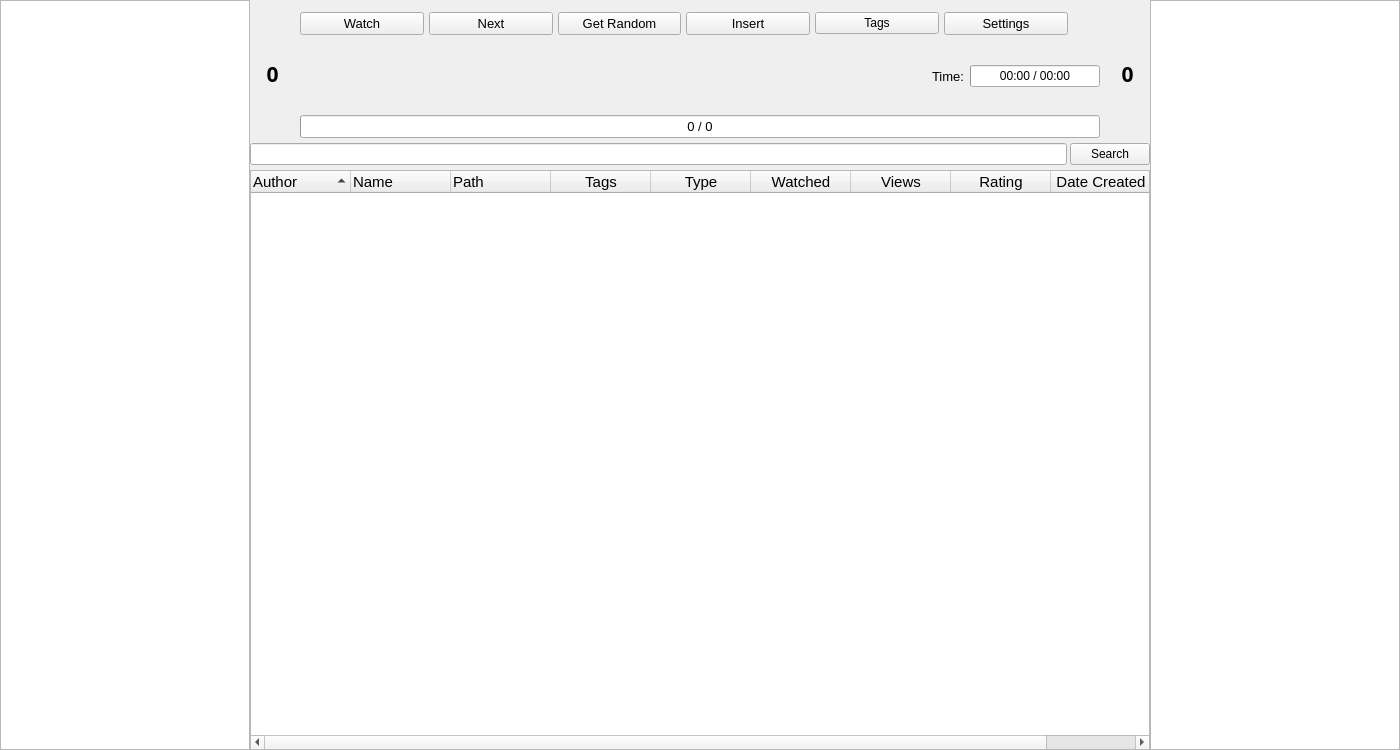
<?xml version="1.0" encoding="UTF-8"?>
<ui version="4.0">
 <class>MainWindow</class>
 <widget class="QMainWindow" name="MainWindow">
  <property name="geometry">
   <rect>
    <x>0</x>
    <y>0</y>
    <width>1400</width>
    <height>750</height>
   </rect>
  </property>
  <property name="sizePolicy">
   <sizepolicy hsizetype="Preferred" vsizetype="Preferred">
    <horstretch>0</horstretch>
    <verstretch>0</verstretch>
   </sizepolicy>
  </property>
  <property name="windowTitle">
   <string>MainWindow</string>
  </property>
  <widget class="QWidget" name="centralwidget">
   <property name="autoFillBackground">
    <bool>false</bool>
   </property>
   <layout class="QHBoxLayout" name="horizontalLayout">
    <property name="leftMargin">
     <number>0</number>
    </property>
    <property name="topMargin">
     <number>0</number>
    </property>
    <property name="rightMargin">
     <number>0</number>
    </property>
    <property name="bottomMargin">
     <number>0</number>
    </property>
    <item>
     <layout class="QHBoxLayout" name="MainContainer" stretch="0,1,0">
      <property name="spacing">
       <number>0</number>
      </property>
      <item>
       <widget class="customGraphicsView" name="leftImg">
        <property name="sizePolicy">
         <sizepolicy hsizetype="Preferred" vsizetype="Preferred">
          <horstretch>0</horstretch>
          <verstretch>0</verstretch>
         </sizepolicy>
        </property>
        <property name="minimumSize">
         <size>
          <width>250</width>
          <height>0</height>
         </size>
        </property>
        <property name="maximumSize">
         <size>
          <width>250</width>
          <height>16777215</height>
         </size>
        </property>
        <property name="baseSize">
         <size>
          <width>250</width>
          <height>0</height>
         </size>
        </property>
       </widget>
      </item>
      <item>
       <widget class="QWidget" name="CenterContainer" native="true">
        <property name="sizePolicy">
         <sizepolicy hsizetype="MinimumExpanding" vsizetype="MinimumExpanding">
          <horstretch>0</horstretch>
          <verstretch>0</verstretch>
         </sizepolicy>
        </property>
        <layout class="QVBoxLayout" name="verticalLayout_2" stretch="0,1">
         <property name="spacing">
          <number>0</number>
         </property>
         <property name="leftMargin">
          <number>0</number>
         </property>
         <property name="topMargin">
          <number>0</number>
         </property>
         <property name="rightMargin">
          <number>0</number>
         </property>
         <property name="bottomMargin">
          <number>0</number>
         </property>
         <item>
          <layout class="QVBoxLayout" name="ContainerTop" stretch="0,0">
           <property name="spacing">
            <number>5</number>
           </property>
           <property name="topMargin">
            <number>10</number>
           </property>
           <property name="bottomMargin">
            <number>5</number>
           </property>
           <item>
            <layout class="QHBoxLayout" name="MainContainerTop">
             <property name="spacing">
              <number>5</number>
             </property>
             <item>
              <widget class="ProgressBarQLabel" name="totalListLabel">
               <property name="minimumSize">
                <size>
                 <width>45</width>
                 <height>0</height>
                </size>
               </property>
               <property name="font">
                <font>
                 <family>Euphorigenic</family>
                 <pointsize>16</pointsize>
                 <bold>true</bold>
                </font>
               </property>
               <property name="text">
                <string>0</string>
               </property>
               <property name="alignment">
                <set>Qt::AlignmentFlag::AlignCenter</set>
               </property>
              </widget>
             </item>
             <item>
              <layout class="QVBoxLayout" name="MainContainterTopCenter" stretch="0,0,0">
               <property name="spacing">
                <number>5</number>
               </property>
               <item>
                <widget class="QWidget" name="MenuButtons" native="true">
                 <layout class="QHBoxLayout" name="horizontalLayout_4">
                  <property name="spacing">
                   <number>5</number>
                  </property>
                  <property name="leftMargin">
                   <number>0</number>
                  </property>
                  <property name="topMargin">
                   <number>0</number>
                  </property>
                  <property name="rightMargin">
                   <number>0</number>
                  </property>
                  <property name="bottomMargin">
                   <number>0</number>
                  </property>
                  <item>
                   <widget class="QPushButton" name="watch_button">
                    <property name="font">
                     <font>
                      <pointsize>10</pointsize>
                     </font>
                    </property>
                    <property name="text">
                     <string>Watch</string>
                    </property>
                   </widget>
                  </item>
                  <item>
                   <widget class="QCustomButton" name="next_button">
                    <property name="font">
                     <font>
                      <pointsize>10</pointsize>
                     </font>
                    </property>
                    <property name="text">
                     <string>Next</string>
                    </property>
                   </widget>
                  </item>
                  <item>
                   <widget class="QCustomButton" name="random_button">
                    <property name="font">
                     <font>
                      <pointsize>10</pointsize>
                     </font>
                    </property>
                    <property name="text">
                     <string>Get Random</string>
                    </property>
                   </widget>
                  </item>
                  <item>
                   <widget class="QPushButton" name="insert_button">
                    <property name="font">
                     <font>
                      <pointsize>10</pointsize>
                     </font>
                    </property>
                    <property name="text">
                     <string>Insert</string>
                    </property>
                   </widget>
                  </item>
                  <item>
                   <widget class="QPushButton" name="tags_button">
                    <property name="text">
                     <string>Tags</string>
                    </property>
                   </widget>
                  </item>
                  <item>
                   <widget class="QCustomButton" name="settings_button">
                    <property name="font">
                     <font>
                      <pointsize>10</pointsize>
                     </font>
                    </property>
                    <property name="text">
                     <string>Settings</string>
                    </property>
                   </widget>
                  </item>
                  <item>
                   <widget class="shokoButton" name="shoko_button">
                    <property name="styleSheet">
                     <string notr="true">padding: 0; border: 0; margin:0;</string>
                    </property>
                    <property name="text">
                     <string/>
                    </property>
                    <property name="icon">
                     <iconset resource="../../../MediaManager.qrc">
                      <normaloff>:/shoko/resources/shoko_icon.png</normaloff>:/shoko/resources/shoko_icon.png</iconset>
                    </property>
                    <property name="iconSize">
                     <size>
                      <width>24</width>
                      <height>24</height>
                     </size>
                    </property>
                    <property name="autoRaise">
                     <bool>false</bool>
                    </property>
                   </widget>
                  </item>
                 </layout>
                </widget>
               </item>
               <item>
                <layout class="QHBoxLayout" name="horizontalLayout_2" stretch="1,0">
                 <property name="spacing">
                  <number>14</number>
                 </property>
                 <item>
                  <widget class="QScrollArea" name="currentVideoScrollArea">
                   <property name="sizePolicy">
                    <sizepolicy hsizetype="Preferred" vsizetype="Preferred">
                     <horstretch>0</horstretch>
                     <verstretch>0</verstretch>
                    </sizepolicy>
                   </property>
                   <property name="focusPolicy">
                    <enum>Qt::FocusPolicy::WheelFocus</enum>
                   </property>
                   <property name="frameShape">
                    <enum>QFrame::Shape::NoFrame</enum>
                   </property>
                   <property name="frameShadow">
                    <enum>QFrame::Shadow::Plain</enum>
                   </property>
                   <property name="lineWidth">
                    <number>0</number>
                   </property>
                   <property name="verticalScrollBarPolicy">
                    <enum>Qt::ScrollBarPolicy::ScrollBarAlwaysOff</enum>
                   </property>
                   <property name="horizontalScrollBarPolicy">
                    <enum>Qt::ScrollBarPolicy::ScrollBarAlwaysOff</enum>
                   </property>
                   <property name="widgetResizable">
                    <bool>true</bool>
                   </property>
                   <widget class="QWidget" name="scrollAreaWidgetContents">
                    <property name="enabled">
                     <bool>true</bool>
                    </property>
                    <property name="geometry">
                     <rect>
                      <x>0</x>
                      <y>0</y>
                      <width>597</width>
                      <height>68</height>
                     </rect>
                    </property>
                    <property name="sizePolicy">
                     <sizepolicy hsizetype="Preferred" vsizetype="Preferred">
                      <horstretch>0</horstretch>
                      <verstretch>0</verstretch>
                     </sizepolicy>
                    </property>
                    <property name="focusPolicy">
                     <enum>Qt::FocusPolicy::WheelFocus</enum>
                    </property>
                    <layout class="QVBoxLayout" name="verticalLayout">
                     <property name="spacing">
                      <number>0</number>
                     </property>
                     <property name="leftMargin">
                      <number>0</number>
                     </property>
                     <property name="topMargin">
                      <number>0</number>
                     </property>
                     <property name="rightMargin">
                      <number>0</number>
                     </property>
                     <property name="bottomMargin">
                      <number>0</number>
                     </property>
                     <item>
                      <widget class="currentVideoQLabel" name="currentVideo">
                       <property name="sizePolicy">
                        <sizepolicy hsizetype="Preferred" vsizetype="Preferred">
                         <horstretch>0</horstretch>
                         <verstretch>0</verstretch>
                        </sizepolicy>
                       </property>
                       <property name="maximumSize">
                        <size>
                         <width>16777215</width>
                         <height>16777215</height>
                        </size>
                       </property>
                       <property name="font">
                        <font>
                         <pointsize>10</pointsize>
                        </font>
                       </property>
                       <property name="lineWidth">
                        <number>0</number>
                       </property>
                       <property name="text">
                        <string/>
                       </property>
                       <property name="alignment">
                        <set>Qt::AlignmentFlag::AlignLeading|Qt::AlignmentFlag::AlignLeft|Qt::AlignmentFlag::AlignVCenter</set>
                       </property>
                       <property name="wordWrap">
                        <bool>false</bool>
                       </property>
                      </widget>
                     </item>
                    </layout>
                   </widget>
                  </widget>
                 </item>
                 <item>
                  <widget class="watchedFrame" name="watchedTimeFrame">
                   <property name="sizePolicy">
                    <sizepolicy hsizetype="Fixed" vsizetype="Preferred">
                     <horstretch>0</horstretch>
                     <verstretch>0</verstretch>
                    </sizepolicy>
                   </property>
                   <property name="frameShape">
                    <enum>QFrame::Shape::NoFrame</enum>
                   </property>
                   <property name="frameShadow">
                    <enum>QFrame::Shadow::Plain</enum>
                   </property>
                   <property name="lineWidth">
                    <number>0</number>
                   </property>
                   <layout class="QHBoxLayout" name="horizontalLayout_3">
                    <property name="leftMargin">
                     <number>0</number>
                    </property>
                    <property name="topMargin">
                     <number>0</number>
                    </property>
                    <property name="rightMargin">
                     <number>0</number>
                    </property>
                    <property name="bottomMargin">
                     <number>0</number>
                    </property>
                    <item>
                     <spacer name="horizontalSpacer">
                      <property name="orientation">
                       <enum>Qt::Orientation::Horizontal</enum>
                      </property>
                      <property name="sizeHint" stdset="0">
                       <size>
                        <width>0</width>
                        <height>20</height>
                       </size>
                      </property>
                     </spacer>
                    </item>
                    <item>
                     <widget class="QLabel" name="label">
                      <property name="font">
                       <font>
                        <pointsize>10</pointsize>
                       </font>
                      </property>
                      <property name="text">
                       <string>Time:</string>
                      </property>
                     </widget>
                    </item>
                    <item>
                     <widget class="QProgressBar" name="watchedTimePB">
                      <property name="sizePolicy">
                       <sizepolicy hsizetype="Fixed" vsizetype="Fixed">
                        <horstretch>0</horstretch>
                        <verstretch>0</verstretch>
                       </sizepolicy>
                      </property>
                      <property name="minimumSize">
                       <size>
                        <width>130</width>
                        <height>0</height>
                       </size>
                      </property>
                      <property name="maximumSize">
                       <size>
                        <width>16777215</width>
                        <height>16777215</height>
                       </size>
                      </property>
                      <property name="maximum">
                       <number>900</number>
                      </property>
                      <property name="value">
                       <number>0</number>
                      </property>
                      <property name="alignment">
                       <set>Qt::AlignmentFlag::AlignCenter</set>
                      </property>
                      <property name="format">
                       <string>00:00 / 00:00</string>
                      </property>
                     </widget>
                    </item>
                    <item>
                     <spacer name="horizontalSpacer_2">
                      <property name="orientation">
                       <enum>Qt::Orientation::Horizontal</enum>
                      </property>
                      <property name="sizeHint" stdset="0">
                       <size>
                        <width>0</width>
                        <height>20</height>
                       </size>
                      </property>
                     </spacer>
                    </item>
                   </layout>
                  </widget>
                 </item>
                </layout>
               </item>
               <item>
                <widget class="QProgressBar" name="progressBar">
                 <property name="sizePolicy">
                  <sizepolicy hsizetype="Preferred" vsizetype="Fixed">
                   <horstretch>0</horstretch>
                   <verstretch>0</verstretch>
                  </sizepolicy>
                 </property>
                 <property name="font">
                  <font>
                   <pointsize>10</pointsize>
                  </font>
                 </property>
                 <property name="maximum">
                  <number>100</number>
                 </property>
                 <property name="value">
                  <number>0</number>
                 </property>
                 <property name="alignment">
                  <set>Qt::AlignmentFlag::AlignCenter</set>
                 </property>
                 <property name="format">
                  <string>0 / 0</string>
                 </property>
                </widget>
               </item>
              </layout>
             </item>
             <item>
              <widget class="ProgressBarQLabel" name="counterLabel">
               <property name="minimumSize">
                <size>
                 <width>45</width>
                 <height>0</height>
                </size>
               </property>
               <property name="font">
                <font>
                 <family>Euphorigenic</family>
                 <pointsize>16</pointsize>
                 <italic>false</italic>
                 <bold>true</bold>
                 <underline>false</underline>
                 <strikeout>false</strikeout>
                </font>
               </property>
               <property name="text">
                <string>0</string>
               </property>
               <property name="alignment">
                <set>Qt::AlignmentFlag::AlignCenter</set>
               </property>
              </widget>
             </item>
            </layout>
           </item>
           <item>
            <widget class="QWidget" name="searchWidget" native="true">
             <property name="minimumSize">
              <size>
               <width>0</width>
               <height>0</height>
              </size>
             </property>
             <layout class="QHBoxLayout" name="horizontalLayout_5">
              <property name="spacing">
               <number>3</number>
              </property>
              <property name="leftMargin">
               <number>0</number>
              </property>
              <property name="topMargin">
               <number>0</number>
              </property>
              <property name="rightMargin">
               <number>0</number>
              </property>
              <property name="bottomMargin">
               <number>0</number>
              </property>
              <item>
               <widget class="QLineEdit" name="searchBar">
                <property name="clearButtonEnabled">
                 <bool>true</bool>
                </property>
               </widget>
              </item>
              <item>
               <widget class="QPushButton" name="searchButton">
                <property name="text">
                 <string>Search</string>
                </property>
               </widget>
              </item>
             </layout>
            </widget>
           </item>
          </layout>
         </item>
         <item>
          <widget class="videosTreeWidget" name="videosWidget">
           <property name="sizePolicy">
            <sizepolicy hsizetype="Preferred" vsizetype="Preferred">
             <horstretch>0</horstretch>
             <verstretch>0</verstretch>
            </sizepolicy>
           </property>
           <property name="focusPolicy">
            <enum>Qt::FocusPolicy::NoFocus</enum>
           </property>
           <property name="contextMenuPolicy">
            <enum>Qt::ContextMenuPolicy::CustomContextMenu</enum>
           </property>
           <property name="alternatingRowColors">
            <bool>true</bool>
           </property>
           <property name="selectionMode">
            <enum>QAbstractItemView::SelectionMode::ExtendedSelection</enum>
           </property>
           <property name="rootIsDecorated">
            <bool>false</bool>
           </property>
           <property name="sortingEnabled">
            <bool>true</bool>
           </property>
           <property name="allColumnsShowFocus">
            <bool>true</bool>
           </property>
           <attribute name="headerShowSortIndicator" stdset="0">
            <bool>true</bool>
           </attribute>
           <column>
            <property name="text">
             <string>Author</string>
            </property>
            <property name="font">
             <font>
              <pointsize>11</pointsize>
             </font>
            </property>
           </column>
           <column>
            <property name="text">
             <string>Name</string>
            </property>
            <property name="font">
             <font>
              <pointsize>11</pointsize>
             </font>
            </property>
           </column>
           <column>
            <property name="text">
             <string>Path</string>
            </property>
            <property name="font">
             <font>
              <pointsize>11</pointsize>
             </font>
            </property>
           </column>
           <column>
            <property name="text">
             <string>Tags</string>
            </property>
            <property name="font">
             <font>
              <pointsize>11</pointsize>
             </font>
            </property>
            <property name="textAlignment">
             <set>AlignCenter</set>
            </property>
           </column>
           <column>
            <property name="text">
             <string>Type</string>
            </property>
            <property name="font">
             <font>
              <pointsize>11</pointsize>
             </font>
            </property>
            <property name="textAlignment">
             <set>AlignCenter</set>
            </property>
           </column>
           <column>
            <property name="text">
             <string>Watched</string>
            </property>
            <property name="font">
             <font>
              <pointsize>11</pointsize>
             </font>
            </property>
            <property name="textAlignment">
             <set>AlignCenter</set>
            </property>
           </column>
           <column>
            <property name="text">
             <string>Views</string>
            </property>
            <property name="font">
             <font>
              <pointsize>11</pointsize>
             </font>
            </property>
            <property name="textAlignment">
             <set>AlignCenter</set>
            </property>
           </column>
           <column>
            <property name="text">
             <string>Rating</string>
            </property>
            <property name="font">
             <font>
              <pointsize>11</pointsize>
             </font>
            </property>
            <property name="textAlignment">
             <set>AlignCenter</set>
            </property>
           </column>
           <column>
            <property name="text">
             <string>Date Created</string>
            </property>
            <property name="font">
             <font>
              <pointsize>11</pointsize>
             </font>
            </property>
            <property name="textAlignment">
             <set>AlignCenter</set>
            </property>
           </column>
           <column>
            <property name="text">
             <string>Last Watched</string>
            </property>
            <property name="font">
             <font>
              <pointsize>11</pointsize>
             </font>
            </property>
            <property name="textAlignment">
             <set>AlignCenter</set>
            </property>
           </column>
          </widget>
         </item>
        </layout>
       </widget>
      </item>
      <item>
       <widget class="customGraphicsView" name="rightImg">
        <property name="sizePolicy">
         <sizepolicy hsizetype="Preferred" vsizetype="Preferred">
          <horstretch>0</horstretch>
          <verstretch>0</verstretch>
         </sizepolicy>
        </property>
        <property name="minimumSize">
         <size>
          <width>250</width>
          <height>0</height>
         </size>
        </property>
        <property name="maximumSize">
         <size>
          <width>250</width>
          <height>16777215</height>
         </size>
        </property>
        <property name="baseSize">
         <size>
          <width>250</width>
          <height>0</height>
         </size>
        </property>
       </widget>
      </item>
     </layout>
    </item>
   </layout>
  </widget>
 </widget>
 <customwidgets>
  <customwidget>
   <class>watchedFrame</class>
   <extends>QFrame</extends>
   <header>watchedFrame.h</header>
   <container>1</container>
  </customwidget>
  <customwidget>
   <class>customGraphicsView</class>
   <extends>QGraphicsView</extends>
   <header>customGraphicsView.h</header>
  </customwidget>
  <customwidget>
   <class>shokoButton</class>
   <extends>QToolButton</extends>
   <header>shokoButton.h</header>
  </customwidget>
  <customwidget>
   <class>QCustomButton</class>
   <extends>QPushButton</extends>
   <header>qcustombutton.h</header>
  </customwidget>
  <customwidget>
   <class>ProgressBarQLabel</class>
   <extends>QLabel</extends>
   <header>progressbarqlabel.h</header>
  </customwidget>
  <customwidget>
   <class>currentVideoQLabel</class>
   <extends>QLabel</extends>
   <header>currentvideoqlabel.h</header>
  </customwidget>
  <customwidget>
   <class>videosTreeWidget</class>
   <extends>QTreeWidget</extends>
   <header>videostreewidget.h</header>
  </customwidget>
 </customwidgets>
 <resources>
  <include location="../../../MediaManager.qrc"/>
 </resources>
 <connections/>
</ui>
